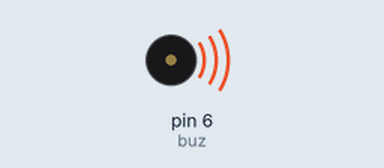
Simulated run of this sketch. Board: Arduino Uno, built with avr-gcc and run on an emulated ATmega328P. Shown: buzzer (waves = sounding).

Above: at 0.2 s.
Timing chart, 0 to 3.0 s (numbered marks = the images above):
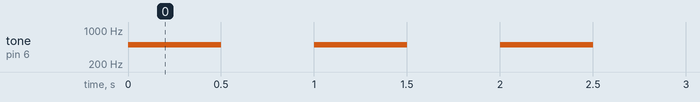

Measured:
- by itself, tone on pin 6 (buz): alternates 500 Hz for 0.50 s and silent for 0.50 s

The sketch:

sketch_jan02a.ino
```cpp
#define buz 6

void setup()
{
  pinMode(buz, OUTPUT);
}

void loop()
{
  tone(buz, 500, 1000);
  delay(500);
  noTone(buz); delay(500);
}
```
